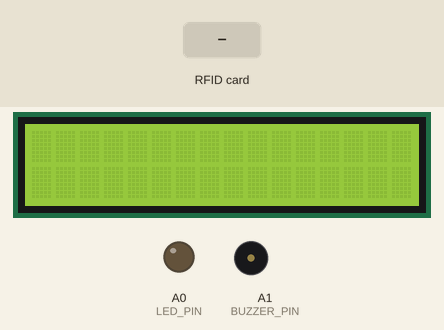
Recording of a sketch running on a simulated Arduino Uno, built with avr-gcc and run on an emulated ATmega328P. On the bench: 16×2 character LCD, output pins drawn as LEDs (lit = HIGH), buzzer (waves = sounding). The test bench sets the inputs (shaded band). Pins used as bus, display or sensor lines are not drawn; what the sketch prints to the serial monitor is not drawn.

Above: at 2.3 s.
2.4 s: RFID card 5E 7A 19 C4 held to the reader
At 3.8 s:
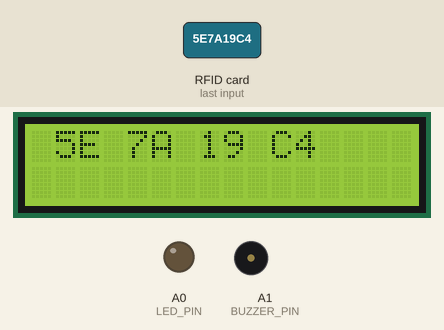
4.8 s: RFID card 5E 7A 19 C4 held to the reader
At 5.54 s:
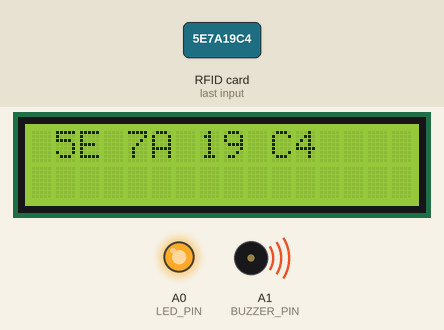
Timing chart, 0 to 7.8 s (numbered marks = the images above; inputs shaded):
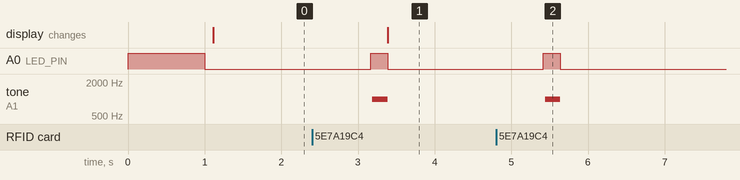

Measured:
- after the input at 2.4 s, A0 (LED_PIN): LOW → HIGH after 0.77 s, → LOW 0.22 s later; tone on A1 (BUZZER_PIN): silent → 1000 Hz after 0.79 s, → silent 0.20 s later; the display: changes after 0.99 s (image 1)
- after the input at 4.8 s, A0 (LED_PIN): LOW → HIGH after 0.62 s, → LOW 0.22 s later; tone on A1 (BUZZER_PIN): silent → 1000 Hz after 0.64 s, → silent 0.20 s later

The sketch:

scanner_nfc.ino
```cpp
// #include <SPI.h>
// #include <MFRC522.h>

// #define RST_PIN         7
// #define SS_PIN          10
// #define LED_PIN         4           // Add an LED for visual feedback

// MFRC522 mfrc522(SS_PIN, RST_PIN);

// void setup() {
//   Serial.begin(9600);
//   pinMode(LED_PIN, OUTPUT);

//   // Blink LED to show program started
//   digitalWrite(LED_PIN, HIGH);
//   delay(1000);
//   digitalWrite(LED_PIN, LOW);

//   SPI.begin();
//   mfrc522.PCD_Init();

//   // Test the MFRC522 chip
//   byte v = mfrc522.PCD_ReadRegister(MFRC522::VersionReg);
//   Serial.print("MFRC522 Version: 0x");
//   Serial.println(v, HEX);

//   // Set antenna gain to maximum
//   mfrc522.PCD_SetAntennaGain(MFRC522::RxGain_max);

//   // Clear any existing cards
//   mfrc522.PCD_StopCrypto1();

//   Serial.println("Starting card detection loop...");
// }

// void loop() {
//   // Print debug info every second
//   Serial.println("\n--- Debug Info ---");

//   // Step 1: Check if card is present
//   Serial.print("Looking for card... ");
//   bool cardPresent = mfrc522.PICC_IsNewCardPresent();
//   Serial.println(cardPresent ? "FOUND!" : "none");

//   if (cardPresent) {
//     digitalWrite(LED_PIN, HIGH);  // Turn on LED if card detected

//     // Step 2: Try to read card serial
//     Serial.print("Attempting to read card... ");
//     bool serialRead = mfrc522.PICC_ReadCardSerial();
//     Serial.println(serialRead ? "SUCCESS!" : "FAILED");

//     if (serialRead) {
//       // Print card details
//       Serial.print("Card UID: ");
//       for (byte i = 0; i < mfrc522.uid.size; i++) {
//         Serial.print(mfrc522.uid.uidByte[i] < 0x10 ? " 0" : " ");
//         Serial.print(mfrc522.uid.uidByte[i], HEX);
//       }
//       Serial.println();

//       // Get card type
//       MFRC522::PICC_Type piccType = mfrc522.PICC_GetType(mfrc522.uid.sak);
//       Serial.print("Card type: ");
//       Serial.println(mfrc522.PICC_GetTypeName(piccType));

//       mfrc522.PICC_HaltA();
//       mfrc522.PCD_StopCrypto1();
//     }
//     digitalWrite(LED_PIN, LOW);  // Turn off LED
//   }

//   delay(1000);  // Wait a second before next debug output
// }


#include <SPI.h>
#include <MFRC522.h>
#include <LiquidCrystal.h>
const int rs = 2, en = 3, d4 = 4, d5 = 5, d6 = 6, d7 = 7;
LiquidCrystal lcd(rs, en, d4, d5, d6, d7);


#define RST_PIN 9
#define SS_PIN 10
#define LED_PIN A0
#define BUZZER_PIN A1  // Define pin for the active buzzer

MFRC522 mfrc522(SS_PIN, RST_PIN);

// Buzzer functions
void successBuzz() {
  tone(BUZZER_PIN, 1000);  // 1kHz sound
  delay(200);
  noTone(BUZZER_PIN);
  ;
}

void failureBuzz() {
  // Two short beeps
  tone(BUZZER_PIN, 2000);  // 2kHz sound
  delay(100);
  noTone(BUZZER_PIN);
  delay(100);
  tone(BUZZER_PIN, 2000);
  delay(100);
  noTone(BUZZER_PIN);
}

void setup() {
  Serial.begin(9600);
  pinMode(LED_PIN, OUTPUT);
  pinMode(BUZZER_PIN, OUTPUT);

  // Blink LED to show program started
  digitalWrite(LED_PIN, HIGH);
  delay(1000);
  digitalWrite(LED_PIN, LOW);

  SPI.begin();
  mfrc522.PCD_Init();

  // Test the MFRC522 chip
  byte v = mfrc522.PCD_ReadRegister(MFRC522::VersionReg);
  Serial.print("MFRC522 Version: 0x");
  Serial.println(v, HEX);

  // Set antenna gain to maximum
  mfrc522.PCD_SetAntennaGain(MFRC522::RxGain_max);

  // Clear any existing cards
  mfrc522.PCD_StopCrypto1();

  Serial.println("Starting card detection loop...");

  lcd.begin(16, 2);
  // lcd.print("FrontEnd Developer")
}

void loop() {
  // Print debug info every second
  Serial.println("\n--- Debug Info ---");

  // Step 1: Check if card is present
  Serial.print("Looking for card... ");
  bool cardPresent = mfrc522.PICC_IsNewCardPresent();
  Serial.println(cardPresent ? "FOUND!" : "none");

  if (cardPresent) {
    digitalWrite(LED_PIN, HIGH);  // Turn on LED if card detected

    // Step 2: Try to read card serial
    Serial.print("Attempting to read card... ");
    bool serialRead = mfrc522.PICC_ReadCardSerial();
    Serial.println(serialRead ? "SUCCESS!" : "FAILED");

    if (serialRead) {
      // Successful read - one long beep
      successBuzz();

      // Print card details
      Serial.print("Card UID: ");
      for (byte i = 0; i < mfrc522.uid.size; i++) {
        Serial.print(mfrc522.uid.uidByte[i] < 0x10 ? " 0" : " ");
        Serial.print(mfrc522.uid.uidByte[i], HEX);
      }
      Serial.println();

      // Get card type
      MFRC522::PICC_Type piccType = mfrc522.PICC_GetType(mfrc522.uid.sak);
      Serial.print("Card type: ");
      Serial.println(mfrc522.PICC_GetTypeName(piccType));

      mfrc522.PICC_HaltA();
      mfrc522.PCD_StopCrypto1();

    } else {
      // Failed read - two short beeps
      failureBuzz();
    }
    digitalWrite(LED_PIN, LOW);  // Turn off LED
  }

  lcd.setCursor(0, 0);

  for (byte i = 0; i < mfrc522.uid.size; i++) {
    lcd.print(mfrc522.uid.uidByte[i] < 0x10 ? " 0" : " ");
    lcd.print(mfrc522.uid.uidByte[i], HEX);
  };

  // lcd.setCursor(0, 1);


  // if (mfrc522.uid.uidByte === {0xA3, 0x18, 0xB9, 0xFC}) {
  // lcd.setCursor(0, 1);
  // lcd.print("Mahmud");
  // };


  delay(1000);  // Wait a second before next debug output
}


// #include <SPI.h>
// #include <MFRC522.h>
// #include <LiquidCrystal.h>

// const int rs = 2, en = 3, d4 = 4, d5 = 5, d6 = 6, d7 = 7;
// LiquidCrystal lcd(rs, en, d4, d5, d6, d7);
// #define RST_PIN 9
// #define SS_PIN 10
// #define LED_PIN A0
// #define BUZZER_PIN A1

// MFRC522 mfrc522(SS_PIN, RST_PIN);

// // Buzzer functions
// void successBuzz() {
//   tone(BUZZER_PIN, 1000);
//   delay(200);
//   noTone(BUZZER_PIN);
// }

// void failureBuzz() {
//   tone(BUZZER_PIN, 2000);
//   delay(100);
//   noTone(BUZZER_PIN);
//   delay(100);
//   tone(BUZZER_PIN, 2000);
//   delay(100);
//   noTone(BUZZER_PIN);
// }

// // New function to change card UID
// bool changeCardUID(byte newUID[], byte size) {
//   // Verify if a card is present
//   if (!mfrc522.PICC_IsNewCardPresent() || !mfrc522.PICC_ReadCardSerial()) {
//     Serial.println("No card present or cannot read!");
//     return false;
//   }

//   // Check if the card type supports UID changing
//   MFRC522::PICC_Type piccType = mfrc522.PICC_GetType(mfrc522.uid.sak);
//   if (piccType != MFRC522::PICC_TYPE_MIFARE_MINI &&
//       piccType != MFRC522::PICC_TYPE_MIFARE_1K &&
//       piccType != MFRC522::PICC_TYPE_MIFARE_4K) {
//     Serial.println("This card type doesn't support UID changing");
//     return false;
//   }

//   // Authentication using key A
//   MFRC522::MIFARE_Key key;
//   for (byte i = 0; i < 6; i++) key.keyByte[i] = 0xFF;  // Default key

//   // Select block 0 (contains UID)
//   byte block = 0;
//   byte status = mfrc522.PCD_Authenticate(MFRC522::PICC_CMD_MF_AUTH_KEY_A, block, &key, &(mfrc522.uid));
//   if (status != MFRC522::STATUS_OK) {
//     Serial.println("Authentication failed!");
//     return false;
//   }

//   // Write new UID
//   byte buffer[18];
//   byte bytesToWrite = min(size, (byte)4);  // Maximum 4 bytes for UID

//   // Prepare buffer - first 4 bytes are UID
//   for (byte i = 0; i < bytesToWrite; i++) {
//     buffer[i] = newUID[i];
//   }

//   // Calculate BCC (Block Check Character)
//   buffer[4] = buffer[0] ^ buffer[1] ^ buffer[2] ^ buffer[3];

//   // Write the data
//   status = mfrc522.MIFARE_Write(block, buffer, 16);
//   if (status != MFRC522::STATUS_OK) {
//     Serial.println("Writing failed!");
//     return false;
//   }

//   Serial.println("UID changed successfully!");
//   return true;
// }

// void setup() {
//   Serial.begin(9600);
//   pinMode(LED_PIN, OUTPUT);
//   pinMode(BUZZER_PIN, OUTPUT);
//   digitalWrite(LED_PIN, HIGH);
//   delay(1000);
//   digitalWrite(LED_PIN, LOW);

//   SPI.begin();
//   mfrc522.PCD_Init();

//   byte v = mfrc522.PCD_ReadRegister(MFRC522::VersionReg);
//   Serial.print("MFRC522 Version: 0x");
//   Serial.println(v, HEX);

//   mfrc522.PCD_SetAntennaGain(MFRC522::RxGain_max);
//   mfrc522.PCD_StopCrypto1();
//   Serial.println("Starting card detection loop...");

//   lcd.begin(16, 2);
// }

// void loop() {
//   Serial.println("\n--- Debug Info ---");
//   Serial.print("Looking for card... ");

//   bool cardPresent = mfrc522.PICC_IsNewCardPresent();
//   Serial.println(cardPresent ? "FOUND!" : "none");

//   if (cardPresent) {
//     digitalWrite(LED_PIN, HIGH);
//     Serial.print("Attempting to read card... ");
//     bool serialRead = mfrc522.PICC_ReadCardSerial();
//     Serial.println(serialRead ? "SUCCESS!" : "FAILED");

//     if (serialRead) {
//       successBuzz();

//       // Print current UID
//       Serial.print("Current Card UID: ");
//       for (byte i = 0; i < mfrc522.uid.size; i++) {
//         Serial.print(mfrc522.uid.uidByte[i] < 0x10 ? " 0" : " ");
//         Serial.print(mfrc522.uid.uidByte[i], HEX);
//       }
//       Serial.println();

//       // Example of changing UID (uncomment and modify as needed)
//       byte newUID[] = {0x01, 0x02, 0x03, 0x04};  // New UID you want to write
//       if (changeCardUID(newUID, 4)) {
//         lcd.clear();
//         lcd.setCursor(0, 0);
//         lcd.print("UID Changed!");
//         successBuzz();
//       } else {
//         lcd.clear();
//         lcd.setCursor(0, 0);
//         lcd.print("Change Failed!");
//         failureBuzz();
//       }

//       MFRC522::PICC_Type piccType = mfrc522.PICC_GetType(mfrc522.uid.sak);
//       Serial.print("Card type: ");
//       Serial.println(mfrc522.PICC_GetTypeName(piccType));

//       mfrc522.PICC_HaltA();
//       mfrc522.PCD_StopCrypto1();
//     } else {
//       failureBuzz();
//     }
//     digitalWrite(LED_PIN, LOW);
//   }

//   // Update LCD with current UID
//   lcd.setCursor(0, 0);
//   for (byte i = 0; i < mfrc522.uid.size; i++) {
//     lcd.print(mfrc522.uid.uidByte[i] < 0x10 ? " 0" : " ");
//     lcd.print(mfrc522.uid.uidByte[i], HEX);
//   }

//   delay(1000);
// }


// #include <SPI.h>
// #include <MFRC522.h>
// #include <LiquidCrystal.h>

// // Pin definitions
// const int rs = 2, en = 3, d4 = 4, d5 = 5, d6 = 6, d7 = 7;
// #define RST_PIN 9
// #define SS_PIN 10
// #define LED_PIN A0
// #define BUZZER_PIN A1

// // Initialize instances
// LiquidCrystal lcd(rs, en, d4, d5, d6, d7);
// MFRC522 mfrc522(SS_PIN, RST_PIN);

// // Function declarations
// void successBuzz();
// void failureBuzz();
// bool isCardUIDChangeable();
// bool changeCardUID(byte newUID[], byte size);

// // Buzzer functions
// void successBuzz() {
//   tone(BUZZER_PIN, 1000);  // 1kHz sound
//   delay(200);
//   noTone(BUZZER_PIN);
// }

// void failureBuzz() {
//   tone(BUZZER_PIN, 2000);  // 2kHz sound
//   delay(100);
//   noTone(BUZZER_PIN);
//   delay(100);
//   tone(BUZZER_PIN, 2000);
//   delay(100);
//   noTone(BUZZER_PIN);
// }

// // Card type check function
// bool isCardUIDChangeable() {
//   if (!mfrc522.PICC_IsNewCardPresent()) {
//     lcd.clear();
//     lcd.setCursor(0, 0);
//     lcd.print("No card");
//     return false;
//   }

//   if (!mfrc522.PICC_ReadCardSerial()) {
//     lcd.clear();
//     lcd.setCursor(0, 0);
//     lcd.print("Read error");
//     return false;
//   }

//   MFRC522::PICC_Type piccType = mfrc522.PICC_GetType(mfrc522.uid.sak);

//   bool isSupported = (
//     piccType == MFRC522::PICC_TYPE_MIFARE_MINI ||
//     piccType == MFRC522::PICC_TYPE_MIFARE_1K ||
//     piccType == MFRC522::PICC_TYPE_MIFARE_4K
//   );

//   lcd.clear();
//   lcd.setCursor(0, 0);
//   if (isSupported) {
//     lcd.print("Card OK");
//   } else {
//     lcd.print("Unsupported");
//   }

//   lcd.setCursor(0, 1);
//   lcd.print(mfrc522.PICC_GetTypeName(piccType));

//   return isSupported;
// }

// // UID change function
// // bool changeCardUID(byte newUID[], byte size) {
// //   if (!mfrc522.PICC_IsNewCardPresent() || !mfrc522.PICC_ReadCardSerial()) {
// //     Serial.println("No card present or cannot read!");
// //     return false;
// //   }

// //   MFRC522::PICC_Type piccType = mfrc522.PICC_GetType(mfrc522.uid.sak);
// //   if (piccType != MFRC522::PICC_TYPE_MIFARE_MINI &&
// //       piccType != MFRC522::PICC_TYPE_MIFARE_1K &&
// //       piccType != MFRC522::PICC_TYPE_MIFARE_4K) {
// //     Serial.println("This card type doesn't support UID changing");
// //     return false;
// //   }

// //   MFRC522::MIFARE_Key key;
// //   for (byte i = 0; i < 6; i++) key.keyByte[i] = 0xFF;  // Default key

// //   byte block = 0;
// //   byte status = mfrc522.PCD_Authenticate(MFRC522::PICC_CMD_MF_AUTH_KEY_A, block, &key, &(mfrc522.uid));
// //   if (status != MFRC522::STATUS_OK) {
// //     Serial.println("Authentication failed!");
// //     return false;
// //   }

// //   byte buffer[18];
// //   byte bytesToWrite = min(size, (byte)4);

// //   for (byte i = 0; i < bytesToWrite; i++) {
// //     buffer[i] = newUID[i];
// //   }

// //   buffer[4] = buffer[0] ^ buffer[1] ^ buffer[2] ^ buffer[3];

// //   status = mfrc522.MIFARE_Write(block, buffer, 16);
// //   if (status != MFRC522::STATUS_OK) {
// //     Serial.println("Writing failed!");
// //     return false;
// //   }

// //   Serial.println("UID changed successfully!");
// //   return true;
// // }

// void setup() {
//   // Initialize serial communication
//   Serial.begin(9600);

//   // Initialize pins
//   pinMode(LED_PIN, OUTPUT);
//   pinMode(BUZZER_PIN, OUTPUT);

//   // Initial LED test
//   digitalWrite(LED_PIN, HIGH);
//   delay(1000);
//   digitalWrite(LED_PIN, LOW);

//   // Initialize SPI and MFRC522
//   SPI.begin();
//   mfrc522.PCD_Init();

//   // Print MFRC522 version
//   byte v = mfrc522.PCD_ReadRegister(MFRC522::VersionReg);
//   Serial.print("MFRC522 Version: 0x");
//   Serial.println(v, HEX);

//   // Set antenna gain
//   mfrc522.PCD_SetAntennaGain(MFRC522::RxGain_max);

//   // Initialize LCD
//   lcd.begin(16, 2);
//   lcd.print("Ready...");

//   Serial.println("System Ready");
// }

// void loop() {
//   Serial.println("\n--- Debug Info ---");

//   if (mfrc522.PICC_IsNewCardPresent() && mfrc522.PICC_ReadCardSerial()) {
//     digitalWrite(LED_PIN, HIGH);

//     if (isCardUIDChangeable()) {
//       successBuzz();
//       Serial.println("Card supports UID change");

//       // Example of changing UID - uncomment to use
//       /*
//       byte newUID[] = {0x01, 0x02, 0x03, 0x04};  // New UID
//       if (changeCardUID(newUID, 4)) {
//         lcd.clear();
//         lcd.setCursor(0, 0);
//         lcd.print("UID Changed!");
//         successBuzz();
//       } else {
//         lcd.clear();
//         lcd.setCursor(0, 0);
//         lcd.print("Change Failed!");
//         failureBuzz();
//       }
//       */

//     } else {
//       failureBuzz();
//       Serial.println("Card does not support UID change");
//     }

//     // Print current UID
//     Serial.print("Current UID: ");
//     for (byte i = 0; i < mfrc522.uid.size; i++) {
//       Serial.print(mfrc522.uid.uidByte[i] < 0x10 ? " 0" : " ");
//       Serial.print(mfrc522.uid.uidByte[i], HEX);
//     }
//     Serial.println();

//     mfrc522.PICC_HaltA();
//     mfrc522.PCD_StopCrypto1();
//     digitalWrite(LED_PIN, LOW);
//   }

//   delay(1000);
// }
```
